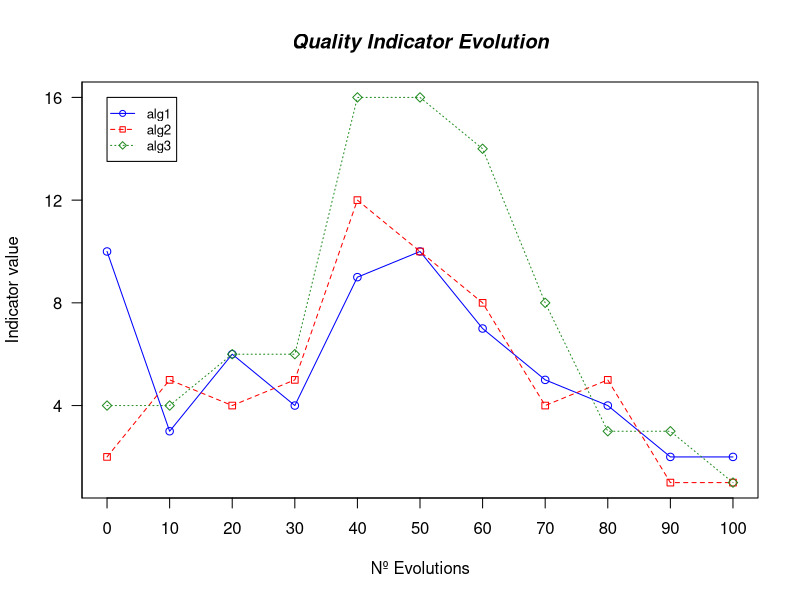

This figure's R source:
# Read car and truck values from tab-delimited autos.dat
algorithms <- read.table("data.dat", header=T, sep="\t") 

# Compute the largest y value used in the data (or we could
# just use range again)
max_y <- max(algorithms)
min_y <- min(algorithms)

# Define colors to be used for alg1, alg2, alg3
plot_colors <- c("blue","red","forestgreen")

plot(algorithms$alg1, type="o", col=plot_colors[1],  ylim=c(min_y,max_y), axes=FALSE, ann=FALSE)

# Make x,y axis 
axis(1, at=1:11,lab=c(0,10,20,30,40,50,60,70,80,90,100))
axis(2, las=1, at=4*0:max_y)

# Create box around plot
box()

# Graph alg2 with red dashed line and square points
lines(algorithms$alg2, type="o", pch=22, lty=2, col=plot_colors[2])

# Graph alg3 with green dotted line and diamond points
lines(algorithms$alg3, type="o", pch=23, lty=3, col=plot_colors[3])

# Create a title bold/italic font
title(main="Quality Indicator Evolution", font.main=4)

# Label the x and y axes with dark green text
title(xlab= "Nº Evolutions")
title(ylab= "Indicator value")

# Create a legend
legend(1, max_y, names(algorithms), cex=0.8, col=plot_colors, pch=21:23, lty=1:3);
   

